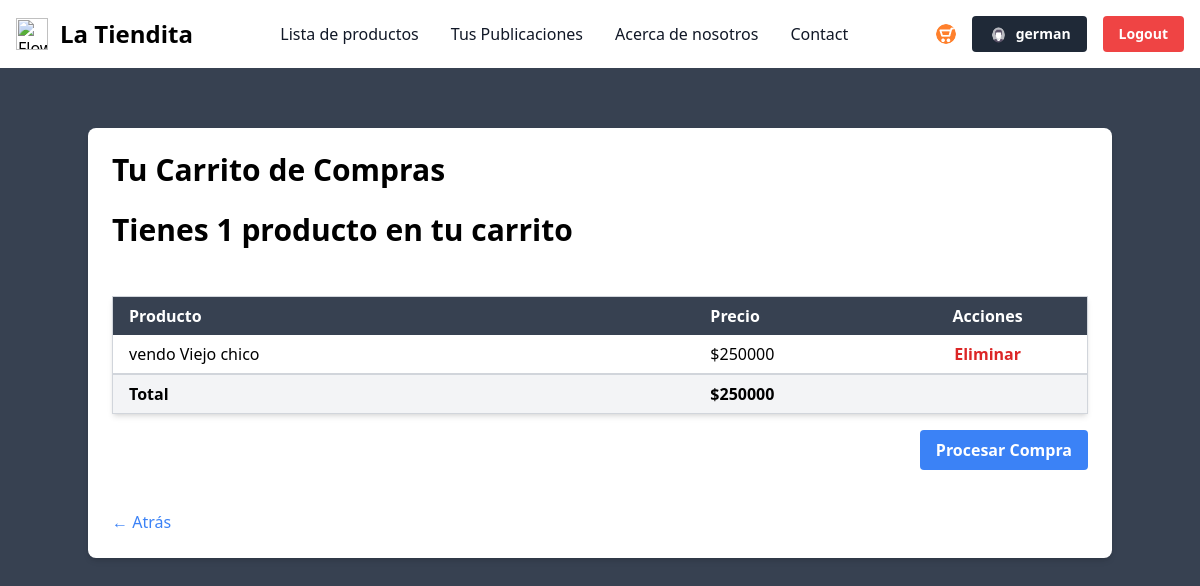
/tienda/carro-compra/1 (signed in), run on an earlier commit of the app's database.
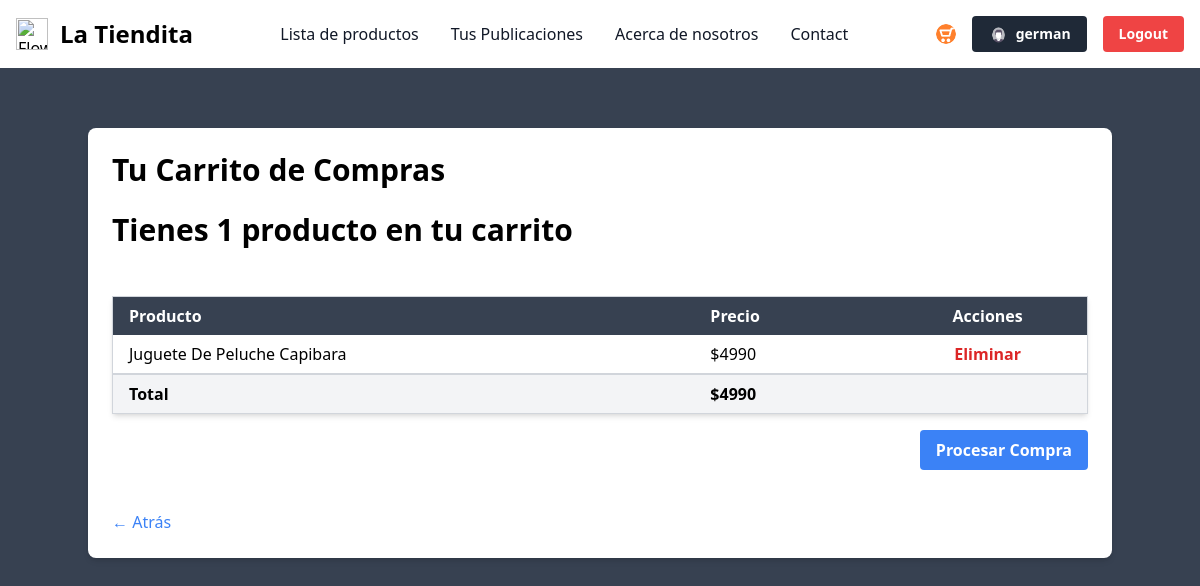
And on a later commit of the database.
### tienda/models.py (models this page shows, shortened)
class Compra(models.Model):
    nombreCompra = models.CharField(max_length=100, null=False)
    precioCompra = models.IntegerField(default=0, null=False)
    usuarioID = models.ForeignKey(User, on_delete=models.CASCADE)
    postID = models.ForeignKey(Post, on_delete=models.CASCADE)

### tienda/views.py (the view)
# urls.py: path("carro-compra/<int:user_id>", VerCarro.as_view(), name="carro"),
class VerCarro(View):
    def get(self, request, user_id, *args, **kwargs):
        compras = Compra.objects.filter(usuarioID__id=user_id)
        total_precio = sum(compra.precioCompra for compra in compras)
        total_compra = compras.count()
        context = {
            "compras": compras,
            "total_precio": total_precio,
            "total_compra": total_compra,
        }
        return render(request, "compras/carro_compra.html", context)

### templates/compras/carro_compra.html (shortened to what this page needs)
{% extends "base.html" %}
{% load static %}
{% block content %}
<div class="container mx-auto mt-32 p-6 bg-white shadow-md rounded-lg">
    <h2 class="text-3xl font-bold mb-6">Tu Carrito de Compras</h2>
    {% if not compras %}
        <p class="text-center text-gray-600 mt-8">No tienes nada en el carro</p>
    {% else %}
    {% if total_compra == 1 %}
        <h2 class="text-3xl font-bold mb-6">Tienes {{total_compra}} producto en tu carrito</h2>
    {% else %}
        <h2 class="text-3xl font-bold mb-6">Tienes {{total_compra}} productos en tu carrito</h2>
    {% endif %}
    <br>
    <div class="overflow-x-auto shadow-md">
        <table class="min-w-full bg-white border border-gray-300">
            <thead class="bg-gray-700 text-white">
                <tr>
                    <th class="py-2 px-4 text-left" style="width: 300px;">Producto</th>
                    <th class="py-2 px-4 text-left" style="width: 100px;">Precio</th>
                    <th class="py-2 px-4 text-center" style="width: 100px;">Acciones</th>
                </tr>
            </thead>
            <tbody>
                {% for compra in compras %}
                <tr class="border-b border-gray-200">
                    <td class="py-2 px-4" style="width: 300px;">{{ compra.nombreCompra }}</td>
                    <td class="py-2 px-4" style="width: 100px;">${{ compra.precioCompra }}</td>
                    <td class="py-2 px-4" style="width: 100px;">
                        <div class="flex justify-center">
                            <a href="{% url 'tienda:delete_carro' compra.id %}" class="text-red-600 hover:text-red-800 font-bold ">Eliminar</a>
                        </div>
                    </td>
                </tr>
                {% endfor %}
                <tr class="border-t-2 border-gray-300 bg-gray-100">
                    <td class="py-2 px-4 font-bold" >Total</td>
                    <td class="py-2 px-4 font-bold">${{ total_precio }}</td>
                    <td></td>
                </tr>
            </tbody>
        </table>
    </div>
    <form action="{% url 'tienda:procesar_compra' %}" method="POST" class="flex justify-end mt-4">
        <button type="submit" class="bg-blue-500 hover:bg-blue-700 text-white font-bold py-2 px-4 rounded">
            Procesar Compra
        </button>
    </form>
{% endif %}
<br>
<a href="{% url "tienda:home" %}" class="text-blue-500 hover:text-blue-700">
    &larr; Atrás
</a>
</div>
{% endblock content %}

### templates/base.html (shortened to what this page needs)
{% load static tailwind_tags %}
<html lang="en">
<head>
    {% tailwind_css %}
</head>
<body class="bg-gray-700">
<nav class="bg-white border-gray-200 dark:bg-gray-900 fixed top-0 left-0 w-full z-10">
    <div class="max-w-screen-xl flex flex-wrap items-center justify-between mx-auto p-4">
    <a href="{% url 'tienda:login' %}" class="flex items-center space-x-3 rtl:space-x-reverse">
        <img src="https://flowbite.com/docs/images/logo.svg" class="h-8" alt="Flowbite Logo" />
        <span class="self-center text-2xl font-semibold whitespace-nowrap dark:text-white">La Tiendita</span>
    </a>
    <div class="flex items-center md:order-2 space-x-3 md:space-x-0 rtl:space-x-reverse">
    <div class="flex items-center">
      {% if user.is_authenticated %}
      <a href="{% url "tienda:carro" user.id %}">
      <img class="w-5 h-5 rounded-full" src="/media/images/carroBlanco2.png" alt=" img carro">
      </a>
      <a href="{% url 'tienda:usuario_detalle' user.pk %}">
        <button type="button" class="flex items-center text-sm ml-4 bg-gray-800 text-white font-bold  py-2 px-4 rounded" id="user-menu-button" aria-expanded="false" data-dropdown-toggle="user-dropdown" data-dropdown-placement="bottom">
            <img class="w-5 h-5 rounded-full" src="/media/images/usuario.png" alt="User Avatar">
            <span class="ml-2">{{ user.username  }}</span>
        </button>
      </a>
      <a href="{% url 'tienda:logout' %}" class="ml-4 text-sm bg-red-500 hover:bg-red-700 text-white font-bold py-2 px-4 rounded">Logout</a>
      {% endif %}
    </div>
    </div>
    <div class="items-center justify-between hidden w-full md:flex md:w-auto md:order-1" id="navbar-user">
      <ul class="flex flex-col font-medium p-4 md:p-0 mt-4 border border-gray-100 rounded-lg bg-gray-50 md:space-x-8 rtl:space-x-reverse md:flex-row md:mt-0 md:border-0 md:bg-white dark:bg-gray-800 md:dark:bg-gray-900 dark:border-gray-700">
        <li>
          <a href=" {% url "tienda:home" %}" class="block py-2 px-3 text-gray-900 rounded hover:bg-gray-100 md:hover:bg-transparent md:hover:text-blue-700 md:p-0 dark:text-white md:dark:hover:text-blue-500 dark:hover:bg-gray-700 dark:hover:text-white md:dark:hover:bg-transparent dark:border-gray-700">Lista de productos</a>
        </li>
        {% if user.is_authenticated %}
        <li>
          <a href="{% url "tienda:tusPost" user.id %}" class="block py-2 px-3 text-gray-900 rounded hover:bg-gray-100 md:hover:bg-transparent md:hover:text-blue-700 md:p-0 dark:text-white md:dark:hover:text-blue-500 dark:hover:bg-gray-700 dark:hover:text-white md:dark:hover:bg-transparent dark:border-gray-700">Tus Publicaciones</a>
        </li>
        {% endif %}
        <li>
          <a href="#" class="block py-2 px-3 text-gray-900 rounded hover:bg-gray-100 md:hover:bg-transparent md:hover:text-blue-700 md:p-0 dark:text-white md:dark:hover:text-blue-500 dark:hover:bg-gray-700 dark:hover:text-white md:dark:hover:bg-transparent dark:border-gray-700">Acerca de nosotros</a>
        </li>
        <li>
          <a href="#" class="block py-2 px-3 text-gray-900 rounded hover:bg-gray-100 md:hover:bg-transparent md:hover:text-blue-700 md:p-0 dark:text-white md:dark:hover:text-blue-500 dark:hover:bg-gray-700 dark:hover:text-white md:dark:hover:bg-transparent dark:border-gray-700">Contact</a>
        </li>
      </ul>
    </div>
    </div>
  </nav>
    {% block content %}{% endblock content %}
</body>
</html>

What changed in the data, as far as the page shows it:
removed Compra: nombreCompra "vendo Viejo chico", precioCompra "250000"
added Compra: nombreCompra "Juguete De Peluche Capibara", precioCompra "4990"
Also different on the page:
{{ total_precio }}: "250000" → "4990"
